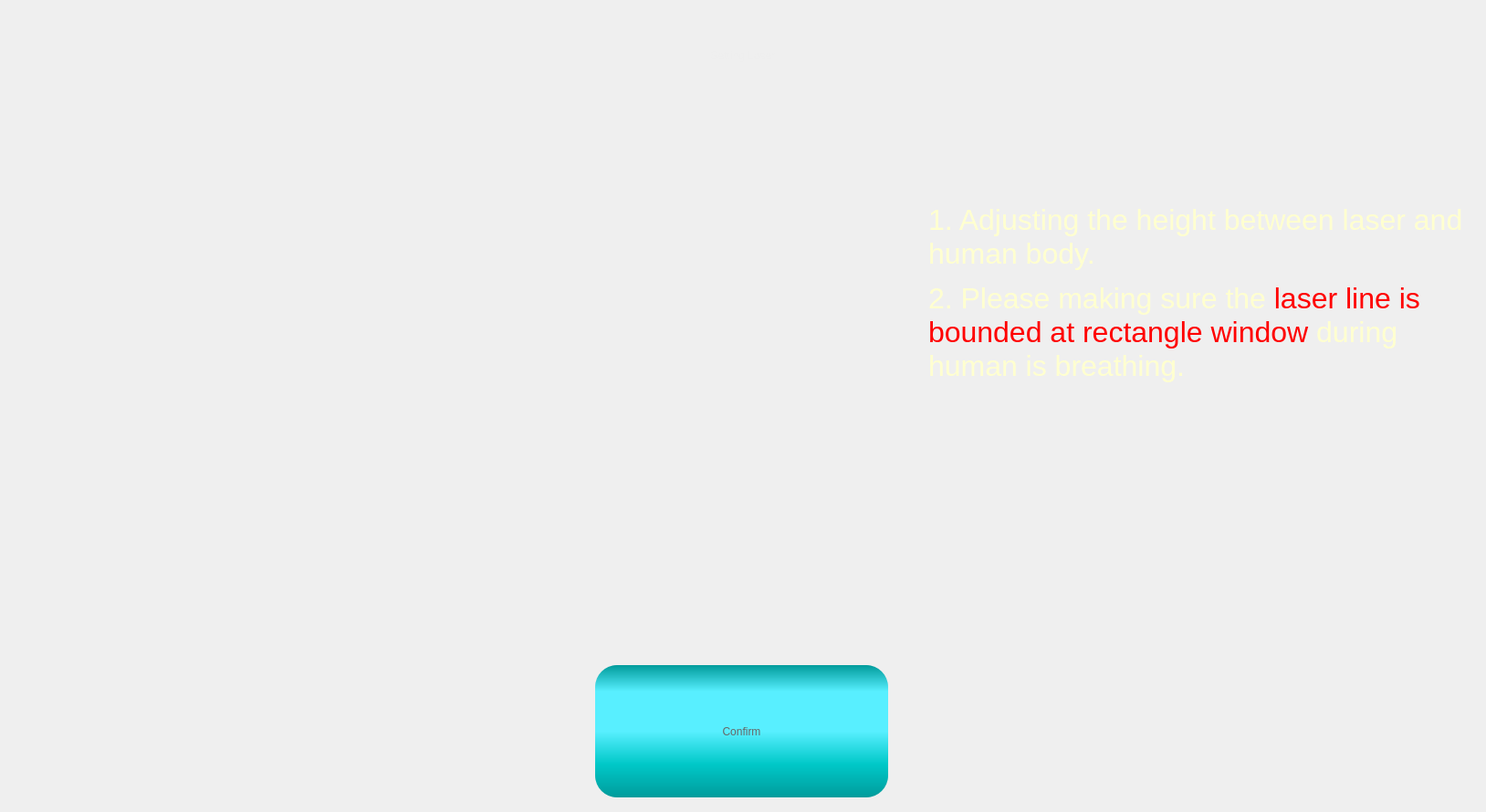
          <widget class="QWidget" name="pgLaserAdjust">
           <property name="styleSheet">
            <string notr="true">#lblLaserHint{
	color:#f00;
	font: 64px &quot;Arial&quot;;
}</string>
           </property>
           <layout class="QGridLayout" name="gridLayout_16">
            <item row="5" column="0" colspan="2">
             <layout class="QHBoxLayout" name="horizontalLayout_6">
              <item>
               <widget class="QPushButton" name="btnNext_startAdjustLaser">
                <property name="sizePolicy">
                 <sizepolicy hsizetype="Maximum" vsizetype="Fixed">
                  <horstretch>0</horstretch>
                  <verstretch>0</verstretch>
                 </sizepolicy>
                </property>
                <property name="minimumSize">
                 <size>
                  <width>324</width>
                  <height>150</height>
                 </size>
                </property>
                <property name="maximumSize">
                 <size>
                  <width>324</width>
                  <height>16777215</height>
                 </size>
                </property>
                <property name="styleSheet">
                 <string notr="true">QPushButton{
font: 48pt &quot;Arial&quot;;
color:#666666;
border-radius:24px;
background-color: qlineargradient(spread:pad, x1:0, y1:0, x2:0, y2:1, stop:0 rgba(0, 155, 155, 255), stop:0.2 rgba(88, 239, 255, 255), stop:0.5 rgba(88, 239, 255, 255), stop:0.75 rgba(0, 200, 200, 255),  stop:1 rgba(0, 155, 155, 255));
padding: 0px 20px;
margin-bottom:5px;
margin-right:3px;
}

QPushButton:hover{
color:#aa3333;
background-color: qlineargradient(spread:pad, x1:0, y1:0, x2:0, y2:1, stop:0 rgba(50, 155, 155, 255), stop:0.2 rgba(150, 239, 255, 255), stop:0.5 rgba(150, 239, 255, 255), stop:0.75 rgba(50, 200, 200, 255),  stop:1 rgba(50, 155, 155, 255));
}

QPushButton:pressed{
margin-top:5px;
margin-bottom:0px;
margin-left:3px;
margin-right:0px;
}</string>
                </property>
                <property name="text">
                 <string>Confirm</string>
                </property>
               </widget>
              </item>
             </layout>
            </item>
            <item row="0" column="0" colspan="2">
             <widget class="QLabel" name="label_title_8">
              <property name="minimumSize">
               <size>
                <width>0</width>
                <height>100</height>
               </size>
              </property>
              <property name="maximumSize">
               <size>
                <width>16777215</width>
                <height>100</height>
               </size>
              </property>
              <property name="styleSheet">
               <string notr="true">	color:#eeeeee;
	font: 64pt &quot;Cascadia Code SemiBold&quot;;
	padding:0px;
	margin:0px;</string>
              </property>
              <property name="text">
               <string>Setting Laser</string>
              </property>
              <property name="alignment">
               <set>Qt::AlignCenter</set>
              </property>
             </widget>
            </item>
            <item row="2" column="0" rowspan="3">
             <widget class="QWidget" name="wdgLaserPlot" native="true">
              <property name="sizePolicy">
               <sizepolicy hsizetype="Expanding" vsizetype="Preferred">
                <horstretch>0</horstretch>
                <verstretch>0</verstretch>
               </sizepolicy>
              </property>
              <property name="minimumSize">
               <size>
                <width>1000</width>
                <height>500</height>
               </size>
              </property>
              <property name="maximumSize">
               <size>
                <width>16777215</width>
                <height>16777215</height>
               </size>
              </property>
             </widget>
            </item>
            <item row="4" column="1">
             <widget class="QWidget" name="wdgLaserFail" native="true">
              <property name="styleSheet">
               <string notr="true">border-image:url(image/laserFail.jpg)</string>
              </property>
             </widget>
            </item>
            <item row="3" column="1">
             <widget class="QWidget" name="wdgLaserOk" native="true">
              <property name="styleSheet">
               <string notr="true">border-image:url(image/laserOK.jpg)</string>
              </property>
             </widget>
            </item>
            <item row="1" column="0">
             <widget class="QLabel" name="lblLaserHint">
              <property name="minimumSize">
               <size>
                <width>0</width>
                <height>100</height>
               </size>
              </property>
              <property name="text">
               <string/>
              </property>
             </widget>
            </item>
            <item row="2" column="1">
             <widget class="QLabel" name="label_10">
              <property name="sizePolicy">
               <sizepolicy hsizetype="Preferred" vsizetype="Expanding">
                <horstretch>0</horstretch>
                <verstretch>0</verstretch>
               </sizepolicy>
              </property>
              <property name="minimumSize">
               <size>
                <width>600</width>
                <height>0</height>
               </size>
              </property>
              <property name="maximumSize">
               <size>
                <width>16777215</width>
                <height>16777215</height>
               </size>
              </property>
              <property name="styleSheet">
               <string notr="true">font: 24pt &quot;Arial&quot;;
color: rgb(255, 255, 208);</string>
              </property>
              <property name="frameShadow">
               <enum>QFrame::Plain</enum>
              </property>
              <property name="text">
               <string>&lt;html&gt;&lt;head/&gt;&lt;body&gt;&lt;p&gt;&lt;span style=&quot; font-size:24pt;&quot;&gt;1. Adjusting the height between laser and human body. &lt;/span&gt;&lt;/p&gt;&lt;p&gt;&lt;span style=&quot; font-size:24pt;&quot;&gt;2. Please making sure the &lt;/span&gt;&lt;span style=&quot; font-size:24pt; color:#ff0000;&quot;&gt;laser line is bounded at rectangle window&lt;/span&gt;&lt;span style=&quot; font-size:24pt;&quot;&gt; during human is breathing.&lt;/span&gt;&lt;/p&gt;&lt;/body&gt;&lt;/html&gt;</string>
              </property>
              <property name="textFormat">
               <enum>Qt::AutoText</enum>
              </property>
              <property name="scaledContents">
               <bool>false</bool>
              </property>
              <property name="alignment">
               <set>Qt::AlignLeading|Qt::AlignLeft|Qt::AlignTop</set>
              </property>
              <property name="wordWrap">
               <bool>true</bool>
              </property>
             </widget>
            </item>
           </layout>
          </widget>
